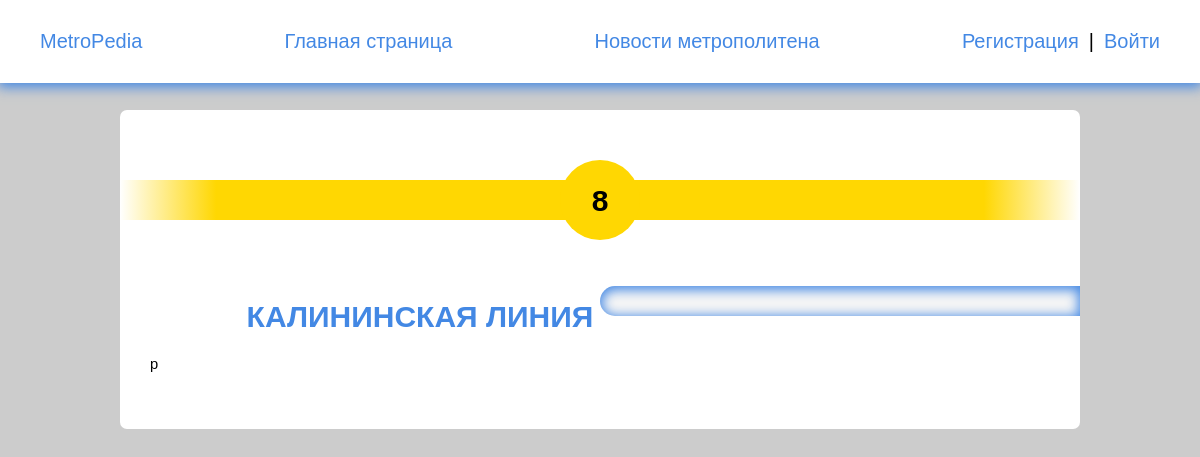
/wiki/line/kalininskaya-liniya/, run on an earlier commit of the app's database.
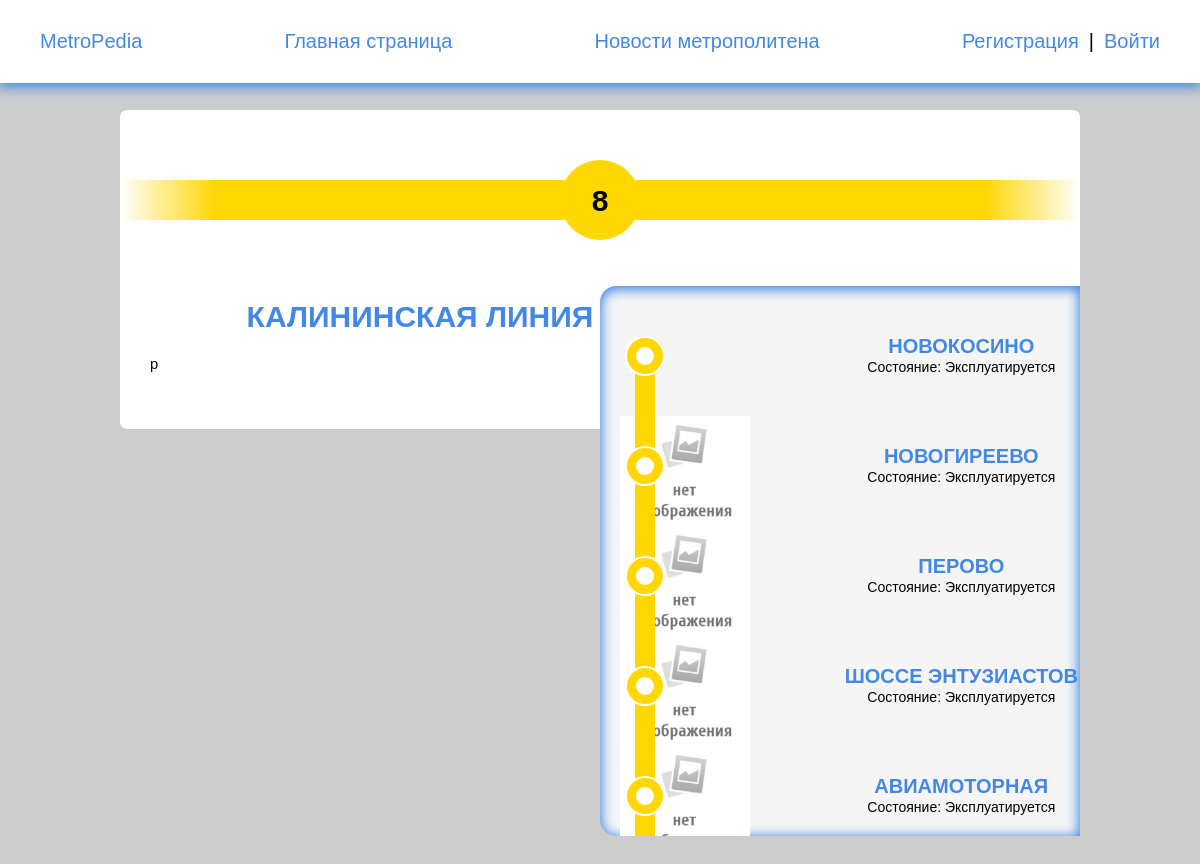
And on a later commit of the database.
### metro_wiki/models.py (models this page shows, shortened)
class Station(models.Model):
    STATUS_TYPE = (
        ('Эксплуатируется', '🚇 Эксплуатируется'),
        ('Строится', '🛠️ Строится'),
        ('Проектируется', '✏ Проектируется'),
        ('Планируется', '📄 Планируется'),
        ('Закрыта', '🔒 Закрыта'),
    )
    PATH_TYPE = (
        ('Эксплуатируется', '🚇 Эксплуатируется'),
        ('Строится', '🛠️ Строится'),
        ('Ничего', 'Ничего'),
    )
    PATH_DIRECTION = (
        ('Основной путь', 'Основной путь'),
        ('Ответвление', 'Ответвление'),
        ('Начало ответвления', 'Начало ответвления'),
        ('Конец ответвления', 'Конец ответвления'),
    )
    title = models.CharField(max_length=100, blank=False, verbose_name='Название станций')
    slug = models.CharField(max_length=100, blank=False, unique=True, verbose_name='Ссылка')
    content = RichTextField(blank=True, null=True, verbose_name='Текст', config_name='extends')
    index = models.IntegerField(default=1, verbose_name='Номер станций (север-юг/восток-запад)')
    transfer = models.ManyToManyField('Station', blank=True, related_name='+', verbose_name='Пересадки')
    path_direction = models.CharField(max_length=200, choices=PATH_DIRECTION,
                                      default='Основной путь', verbose_name='Тип пути')
    prev_path = models.CharField(max_length=200, choices=PATH_TYPE,
                                 default='Эксплуатируется', verbose_name='Путь к предыдущей станций')
    status = models.CharField(max_length=200, choices=STATUS_TYPE, default='Эксплуатируется', verbose_name='Статус')
    next_path = models.CharField(max_length=200, choices=PATH_TYPE,
                                 default='Эксплуатируется', verbose_name='Путь к следующей станций')
    line = models.ForeignKey(Line, on_delete=models.PROTECT, verbose_name='Линия')
    image = models.ImageField(upload_to='images/%Y/%M/%D', blank=True, verbose_name='Картинка')
    def get_absolute_url(self):
        return reverse('station', kwargs={'station_slug': self.slug})
    class Meta:
        verbose_name = 'Станция'
        verbose_name_plural = 'Станций'
        ordering = ['index', 'title']

### metro_wiki/views.py (the view)
# urls.py: path('line/<slug:line_slug>/', ShowLine.as_view(), name='line'),
class ShowLine(DataMixin, DetailView):
    model = Line
    template_name = 'wiki/line.html'
    slug_url_kwarg = 'line_slug'
    context_object_name = 'line'
    def get_context_data(self, *, object_list=None, **kwargs):
        context = super().get_context_data(**kwargs)
        c_def = self.get_user_context(title=context['line'])
        return dict(list(context.items()) + list(c_def.items()))

### main_page/utils.py (called while the page is built)
    @staticmethod
    def get_user_context(**kwargs):
        context = kwargs
        context['menu'] = menu
        context['submenu'] = submenu
        context['cats'] = cats
        return context

### metro_wiki/models.py (called while the page is built)
    def __str__(self):
        return self.title

### metro_wiki/templates/wiki/line.html (shortened to what the changed rows need)
{% extends 'main_page/base.html' %}
{% load static %}
{% block content %}
<main class="content post_style">
    <section class="wrap_post {% if not line.image %} ptb-30 {% endif %}">
        {% if line.image %}
        <img class="preview_img" src="{{ line.image.url }}" alt="post_image">
        <div class="line_parent">
            <div class="line"
                 style="background: {{ line.color }};"></div>
            <div class="circle" style="background: {{ line.color }}">
                <p style="color: {{ line.color_text }};">{{ line.number }}</p>
            </div>
        </div>
        {% else %}
        <div class="line_parent mt20">
            <div class="circle" style="background: {{ line.color }}">
            </div>
        </div>
        {% endif %}
        <ul class="vertical_stations_list">
            {% for st in line.station_set.all %}
            <li class="element">
                <a class="line_link_image" href="{{ st.get_absolute_url }}">
                    {% if st.path_direction == 'Основной путь' %}
                    <svg width="110" height="110" xmlns="http://www.w3.org/2000/svg">
                        <g>
                            <rect x="-1" y="-1" width="36.37497" height="36.37497" id="canvas_background" fill="none"/>
                            <g id="canvasGrid" display="none">
                                <rect id="svg_3" width="100%" height="100%" x="0" y="0" stroke-width="0"
                                      fill="url(#gridpattern)"/>
                            </g>
                        </g>
                        <g>
                            {% if st.prev_path == 'Эксплуатируется'%}
                            <rect id="svg_1" height="55" width="20" y="0" x="15" stroke-width="0" stroke="#000"
                                  fill="{{ line.color }}"/>
                            {% elif st.prev_path == 'Строится' %}
                            <rect id="svg_1" height="55" width="20" y="0" x="15" stroke-width="0" stroke="#000"
                                  fill="{{ line.color }}80"/>
                            {% endif %}
                            {% if st.next_path == 'Эксплуатируется'%}
                            <rect id="svg_2" height="55" width="20" y="55" x="15" stroke-width="0" stroke="#000"
                                  fill="{{ line.color }}"/>
                            {% elif st.next_path == 'Строится' %}
                            <rect id="svg_2" height="55" width="20" y="55" x="15" stroke-width="0" stroke="#000"
                                  fill="{{ line.color }}80"/>
                            {% endif %}
                            <ellipse ry="20" rx="20" id="svg_3" cy="55" cx="25" stroke-width="0" stroke="#000"
                                     fill="#ffffff"/>
                            {% if st.status == 'Эксплуатируется'%}
                            <ellipse ry="18" rx="18" id="svg_5" cy="55" cx="25" stroke-width="0" stroke="#000"
                                     fill="{{ line.color }}"/>
                            {% else %}
                            <ellipse ry="18" rx="18" id="svg_5" cy="55" cx="25" stroke-width="0" stroke="#000"
                                     fill="{{ line.color }}80"/>
                            {% endif %}
                            <ellipse ry="9" rx="9" id="svg_6" cy="55" cx="25" stroke-width="0" stroke="#000"
                                     fill="#ffffff"/>
                        </g>
                    </svg>
                    {% endif %}
                    {% if st.image %}
                    <img class="station_img" src="{{ st.image.url }}" alt="{{ st.title }}">
                    {% else %}
                    <img class="station_img" src="{% static 'images/plug.jpg' %}" alt="post_image">
                    {% endif %}
                </a>
                <div class="vertical_stations_info_block">
                    <a class="line_link_text" style="margin: 0 auto;" href="{{ st.get_absolute_url }}">
                        <div class="station_text">
                            <h2 class="list_title">{{ st.title | truncatechars:30 }}</h2>
                            <p>Состояние: {{ st.status }}</p>
                        </div>
                    </a>
                    <ul class="trans_list">
                    </ul>
                </div>
            </li>
            {% endfor %}
        </ul>
        <div class="wrap_text">
            <h1>{{ line.title }}</h1>
            <p>{{ line.content | safe | linebreaksbr }}</p>
        </div>
    </section>
</main>
{% endblock %}

What changed in the data, as far as the page shows it:
added Station: title "НОВОКОСИНО", status "Эксплуатируется"
added Station: title "НОВОГИРЕЕВО", status "Эксплуатируется"
added Station: title "ПЕРОВО", status "Эксплуатируется"
added Station: title "ШОССЕ ЭНТУЗИАСТОВ", status "Эксплуатируется"
added Station: title "АВИАМОТОРНАЯ", status "Эксплуатируется"
